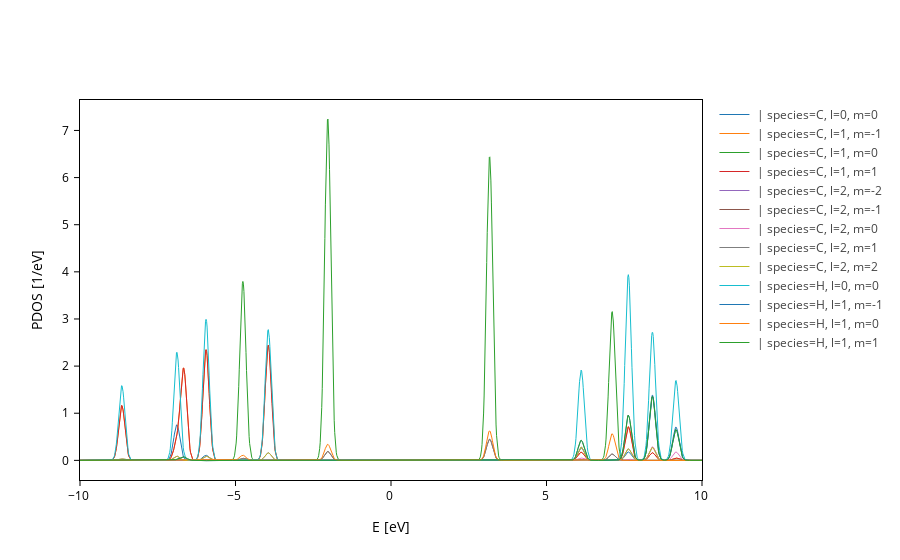

The code cell stored with this chart in its notebook:
### Code cell
# Representem la densitat d'estats per comprovar els valors de voltatge als que apareixen orbitals
H.plot.pdos(data_Erange=[-10, 10], nE=1200, Erange=[-10, 10], kgrid=[1,1,1]).split_DOS(on="species+l+m")

### Figure 1 — Plotly figure (JSON) as saved in the notebook; plotly's stock layout.template omitted (floating-point values rounded to 4 significant figures; data arrays with more than 128 entries replaced by an {"elided": "..."} marker saying what was removed)
{"data": [{"line": {"width": 1}, "meta": {}, "mode": "lines", "name": " | species=C, l=0, m=0", "type": "scatter", "x": {"elided": "1200 float values"}, "y": {"elided": "1200 float values"}}, {"line": {"width": 1}, "meta": {}, "mode": "lines", "name": " | species=C, l=1, m=-1", "type": "scatter", "x": {"elided": "1200 float values"}, "y": {"elided": "1200 float values"}}, {"line": {"width": 1}, "meta": {}, "mode": "lines", "name": " | species=C, l=1, m=0", "type": "scatter", "x": {"elided": "1200 float values"}, "y": {"elided": "1200 float values"}}, {"line": {"width": 1}, "meta": {}, "mode": "lines", "name": " | species=C, l=1, m=1", "type": "scatter", "x": {"elided": "1200 float values"}, "y": {"elided": "1200 float values"}}, {"line": {"width": 1}, "meta": {}, "mode": "lines", "name": " | species=C, l=2, m=-2", "type": "scatter", "x": {"elided": "1200 float values"}, "y": {"elided": "1200 float values"}}, {"line": {"width": 1}, "meta": {}, "mode": "lines", "name": " | species=C, l=2, m=-1", "type": "scatter", "x": {"elided": "1200 float values"}, "y": {"elided": "1200 float values"}}, {"line": {"width": 1}, "meta": {}, "mode": "lines", "name": " | species=C, l=2, m=0", "type": "scatter", "x": {"elided": "1200 float values"}, "y": {"elided": "1200 float values"}}, {"line": {"width": 1}, "meta": {}, "mode": "lines", "name": " | species=C, l=2, m=1", "type": "scatter", "x": {"elided": "1200 float values"}, "y": {"elided": "1200 float values"}}, {"line": {"width": 1}, "meta": {}, "mode": "lines", "name": " | species=C, l=2, m=2", "type": "scatter", "x": {"elided": "1200 float values"}, "y": {"elided": "1200 float values"}}, {"line": {"width": 1}, "meta": {}, "mode": "lines", "name": " | species=H, l=0, m=0", "type": "scatter", "x": {"elided": "1200 float values"}, "y": {"elided": "1200 float values"}}, {"line": {"width": 1}, "meta": {}, "mode": "lines", "name": " | species=H, l=1, m=-1", "type": "scatter", "x": {"elided": "1200 float values"}, "y": {"elided": "1200 float values"}}, {"line": {"width": 1}, "meta": {}, "mode": "lines", "name": " | species=H, l=1, m=0", "type": "scatter", "x": {"elided": "1200 float values"}, "y": {"elided": "1200 float values"}}, {"line": {"width": 1}, "meta": {}, "mode": "lines", "name": " | species=H, l=1, m=1", "type": "scatter", "x": {"elided": "1200 float values"}, "y": {"elided": "1200 float values"}}], "layout": {"autosize": true, "scene": {"xaxis": {"title": {"text": "E [eV]"}}, "yaxis": {"title": {"text": "PDOS [1/eV]"}}}, "xaxis": {"autorange": true, "range": [-10, 10], "title": {"text": "E [eV]"}, "type": "linear"}, "yaxis": {"autorange": true, "range": [-0.4167, 7.646], "title": {"text": "PDOS [1/eV]"}, "type": "linear"}}}
